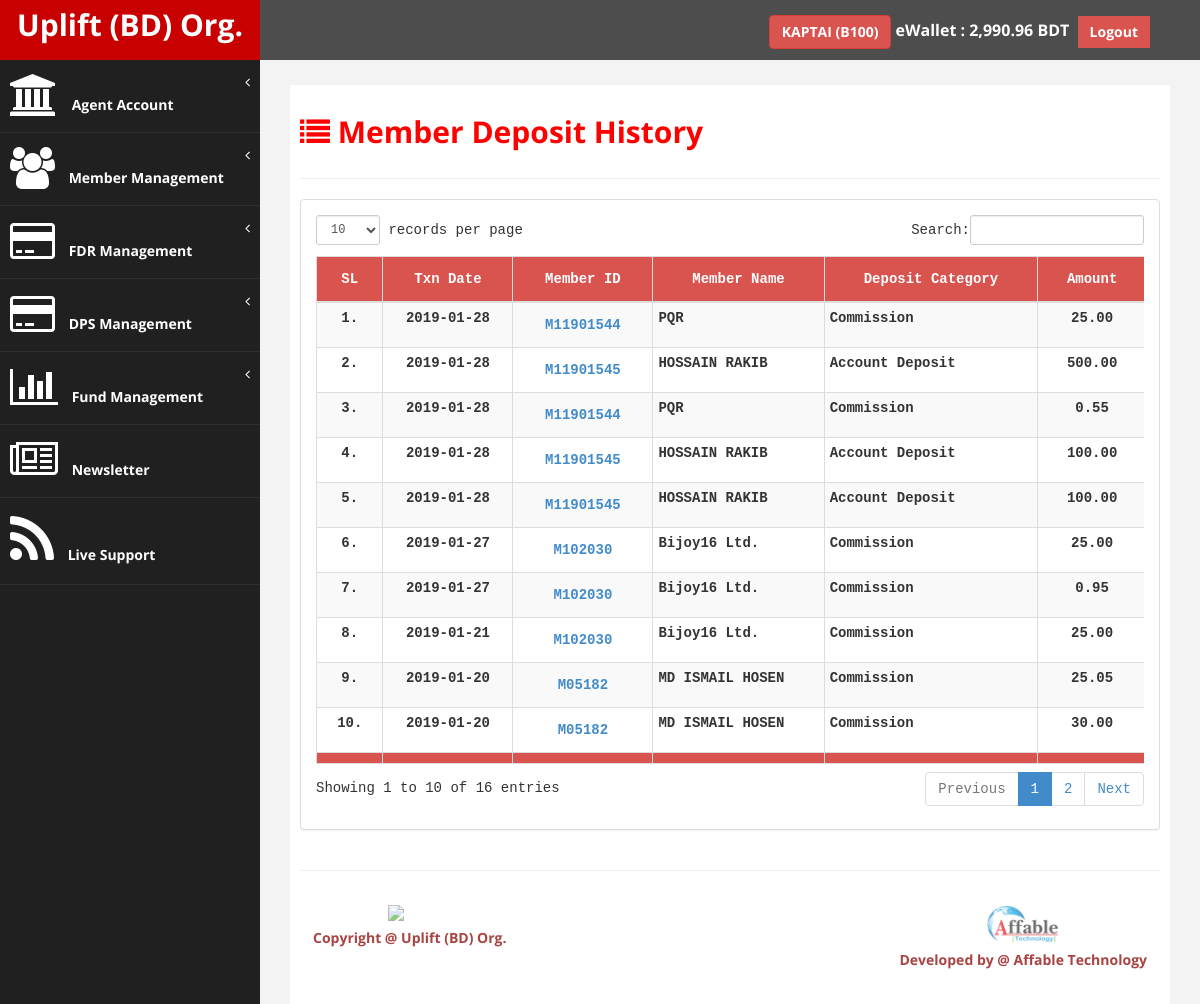
The page /up_agent/member_deposit_history.php (signed in) on the database its author committed.
### tables this page shows
CREATE TABLE `tbl_branch_info` (
  `br_id` int(11) NOT NULL,
  `br_code` varchar(100) NOT NULL,
  `br_name` varchar(100) NOT NULL,
  `br_contact` varchar(20) NOT NULL,
  `br_tpin` int(11) NOT NULL DEFAULT '4321',
  `br_password` varchar(255) NOT NULL DEFAULT '123456',
  `br_amount` decimal(13,2) NOT NULL,
  `br_ref_member` int(11) NOT NULL,
  `br_reg_date` date NOT NULL,
  `br_image` blob NOT NULL,
  `br_verify` int(11) NOT NULL,
  `br_status` int(11) NOT NULL,
  `bc_admin` int(11) NOT NULL
);

CREATE TABLE `tbl_deposit_history` (
  `dep_id` int(11) NOT NULL,
  `dep_tnxId` varchar(255) NOT NULL,
  `dep_user` int(11) NOT NULL,
  `dep_from_id` int(11) NOT NULL,
  `dep_category` int(11) NOT NULL,
  `dep_branch_id` int(11) NOT NULL,
  `dep_amount` decimal(11,2) NOT NULL,
  `dep_date` date NOT NULL,
  `dep_time` time NOT NULL,
  `dep_status` int(11) NOT NULL DEFAULT '0',
  `dep_admin` int(11) NOT NULL DEFAULT '0',
  `dep_branch` int(11) NOT NULL,
  `dep_employee` int(11) NOT NULL DEFAULT '0'
);

CREATE TABLE `tbl_users_info` (
  `u_id` int(11) NOT NULL,
  `u_userid` varchar(100) NOT NULL,
  `u_name` varchar(100) NOT NULL,
  `u_sponsor_id` int(11) NOT NULL,
  `u_placement_id` int(11) NOT NULL,
  `u_branch_id` int(11) NOT NULL,
  `u_nid` varchar(100) NOT NULL,
  `u_dob` date NOT NULL,
  `u_type` int(11) NOT NULL,
  `u_pv_value` decimal(10,2) NOT NULL,
  `u_balance` decimal(13,2) NOT NULL,
  `u_contact` varchar(20) NOT NULL,
  `u_password` varchar(255) NOT NULL,
  `u_tpin` int(11) NOT NULL,
  `u_reg_date` date NOT NULL,
  `u_reg_time` time NOT NULL,
  `u_picture` varchar(100) NOT NULL,
  `u_image` blob NOT NULL,
  `u_token` varchar(255) NOT NULL,
  `u_verify` int(11) NOT NULL,
  `u_status` int(11) NOT NULL,
  `u_agent` int(11) NOT NULL,
  `u_admin` int(11) NOT NULL,
  `u_employee` int(11) NOT NULL
);

CREATE TABLE `tbl_deposit_category` (
  `dc_id` int(11) NOT NULL,
  `dc_name` varchar(100) NOT NULL,
  `dc_status` int(11) NOT NULL
);

### up_agent/includes/common.php (called while the page is built, shortened)
<?php
$WebsiteSiteName="Uplift (BD) Org.";
?>

### up_agent/includes/fn_users.php (called while the page is built, shortened)
<?php
function get_branch_info_by_id($br_id){
    $var = array();
    global $connection;
    $results = mysqli_query($connection,"SELECT * FROM tbl_branch_info WHERE br_id ='".$br_id."'");
    if($results){
        $var = mysqli_fetch_array($results);
    }
    return $var;
}
function get_member_info_by_id($member_id){
    $var = array();
    global $connection;
    $results = mysqli_query($connection,"SELECT * FROM tbl_users_info WHERE u_id ='".$member_id."'");
    if($results){
        $var = mysqli_fetch_array($results);
    }
    return $var;
}
?>

### up_agent/includes/fn_deposit.php (called while the page is built, shortened)
<?php
function get_all_deposit_history($branch_id){
    $var = array();
    global $connection;
    $results = mysqli_query($connection,"SELECT * FROM tbl_deposit_history WHERE dep_branch_id= '".$branch_id."'  order by dep_id desc   ");
    if($results){
        while($row = mysqli_fetch_array($results)){
            $var[] = $row;
        }
    }else{
        echo mysqli_error();
    }
    return $var;
}
function get_deposit_category_info_by_id($d_category){
    $var = array();
    global $connection;
    $results = mysqli_query($connection,"SELECT * FROM tbl_deposit_category WHERE dc_id='".$d_category."'");
    if($results){
        $var = mysqli_fetch_array($results);
    }
    return $var;
}
?>

### up_agent/member_deposit_history.php (the view, shortened to what this page needs)
<?php
if(!isset($_SESSION['se_branch'])){
header("Location: login.php");
}else{
include './includes/functions.php';
$branch_id = $_SESSION['se_branch']['br_id'];
$branch_info = get_branch_info_by_id($branch_id);
?>
<!DOCTYPE html>
<html xmlns="http://www.w3.org/1999/xhtml">
<head>
    <link href="assets/css/bootstrap.css" rel="stylesheet" />
    <link href="assets/css/font-awesome.css" rel="stylesheet" />
    <link href="assets/css/custom.css" rel="stylesheet" />
    <link href="assets/js/dataTables/dataTables.bootstrap.css" rel="stylesheet" />
</head>
<body>
    <div id="wrapper">
        <?php include './navtop.php'; ?>
        <?php include './navside.php'; ?>
        <div id="page-wrapper">
            <div id="page-inner">
                <div class="row">
                    <div class="col-md-12">
                        <h2><b><i class="fa fa-list"></i> Member Deposit History</b></h2>
                    </div>
                </div>
                 <hr/>
            <div class="row">
                <div class="col-md-12">
                    <div class="panel panel-default btn-default" style="font-family: monospace;">
                        <div class="panel-body">
                            <div class="table-responsive">
                                <table class="table table-bordered table-condensed table-striped table-hover text-center" id="dataTables-example">
                                    <thead>
                                        <tr class="btn-danger text-center">
                                            <td><span class="btn"><b>SL</b></span></td>
                                            <td><span class="btn"><b>Txn Date</b></span></td>
                                            <td><span class="btn"><b>Member ID</b></span></td>
                                            <td><span class="btn"><b>Member Name</b></span></td>
                                            <td><span class="btn"><b>Deposit Category</b></span></td>
                                            <td><span class="btn"><b>Amount</b></span></td>
                                        </tr>
                                    </thead>
                                    <tbody>
                                        <?php
                                        $i=1;
                                        $deposit_history= get_all_deposit_history($branch_id);
                                        foreach ($deposit_history as $history){
                                            $member_info = get_member_info_by_id($history['dep_user']);
                                            $get_dep_cat= get_deposit_category_info_by_id($history['dep_category']);
                                        ?>
                                        <tr>
                                            <td><b><?php echo $i; ?>.</b></td>
                                            <td><b><?php echo $history['dep_date'];?></b></td>
                                            <td><a class="btn" href="member_info.php?m_id=<?php echo $member_info['u_id']; ?>" target="_blank"><b><?php echo $member_info['u_userid']; ?></b></a></td>
                                            <td class="text-left"><b><?php echo $member_info['u_name']; ?></b></td>
                                            <td class="text-left"><b><?php echo $get_dep_cat['dc_name']; ?></b></td>
                                            <td><b><?php echo $history['dep_amount']; ?></b></td>
                                            </tr>
                                        <?php $i++; } ?>
                                    </tbody>
                                    <tfoot>
                                        <tr class="btn-danger text-center">
                                            <td></td>
                                            <td></td>
                                            <td></td>
                                            <td></td>
                                            <td></td>
                                            <td></td>
                                        </tr>
                                    </tfoot>
                                </table>
                            </div>
                        </div>
                    </div>
                </div>
            </div>
                <hr />
        <?php include './footer.php'; ?>
        </div>
    </div>
            </div>
</body>
</html>
<?php } ?>

### up_agent/navtop.php (shortened to what this page needs)
<nav class="navbar navbar-default navbar-cls-top " role="navigation" style="margin-bottom: 0">
    <div class="navbar-header">
        <a class="navbar-brand" href="cpanel.php"><?php echo '<b>'.$WebsiteSiteName.'</b>'; ?></a>
    </div>
    <div style="color: white;padding: 15px 50px 5px 50px;float: right;font-size: 16px;">
        <b>
            <a href="profile.php" class="btn btn-danger"><b><?php echo $branch_info['br_name'].' ('.$branch_info['br_code'].')'; ?></b></a>
            eWallet :
            <?php
            $u_balance=$branch_info['br_amount'];
            echo number_format($u_balance,2); ?> BDT</b>&nbsp;
            <a href="logout.php" class="btn btn-danger square-btn-adjust"><b>Logout</b></a>
    </div>
</nav>

### up_agent/assets/css/custom.css (style rules this page uses)
body { font-family: 'Open Sans', sans-serif; }
#wrapper { width: 100%; background:#202020; }
#page-wrapper { padding: 15px 15px; min-height: 600px; background:#F3F3F3; }
#page-inner { width:100%; margin:10px 20px 10px 0px; background-color:#fff!important; padding:10px; min-height:1200px; }
.text-center { text-align:center; }
h2 { color: #f00; }
.square-btn-adjust { border: 0px solid transparent; -webkit-border-radius: 0px; -moz-border-radius: 0px; border-radius: 0px; }
.navbar-cls-top .navbar-brand { color: #fff; background: #C90000; width: 260px; text-align: center; height: 60px; font-size: 30px; font-weight: 700; }
.navbar-cls-top { background:#4D4D4D; border-bottom:none; }
.navbar-default { border:0px solid black; }
.navbar-header { background: #A70303; }
@media (min-width:768px) { #page-wrapper { margin: 0 0 0 260px; padding: 15px 30px; min-height: 1200px; } }
@media (min-width:768px) { .navbar { border-radius: 0px; } }

### rows shown on the page
tbl_branch_info: br_name "KAPTAI", br_code "B100", br_amount "2,990.96"
tbl_deposit_history: dep_date "2019-01-28", tbl_users_info.u_userid "M11901544", tbl_users_info.u_name "PQR", tbl_deposit_category.dc_name "Commission", dep_amount "25.00"
tbl_deposit_history: dep_date "2019-01-28", tbl_users_info.u_userid "M11901545", tbl_users_info.u_name "HOSSAIN RAKIB", tbl_deposit_category.dc_name "Account Deposit", dep_amount "500.00"
tbl_deposit_history: dep_date "2019-01-28", tbl_users_info.u_userid "M11901544", tbl_users_info.u_name "PQR", tbl_deposit_category.dc_name "Commission", dep_amount "0.55"
tbl_deposit_history: dep_date "2019-01-28", tbl_users_info.u_userid "M11901545", tbl_users_info.u_name "HOSSAIN RAKIB", tbl_deposit_category.dc_name "Account Deposit", dep_amount "100.00"
tbl_deposit_history: dep_date "2019-01-28", tbl_users_info.u_userid "M11901545", tbl_users_info.u_name "HOSSAIN RAKIB", tbl_deposit_category.dc_name "Account Deposit", dep_amount "100.00"
tbl_deposit_history: dep_date "2019-01-27", tbl_users_info.u_userid "M102030", tbl_users_info.u_name "Bijoy16 Ltd.", tbl_deposit_category.dc_name "Commission", dep_amount "25.00"
tbl_deposit_history: dep_date "2019-01-27", tbl_users_info.u_userid "M102030", tbl_users_info.u_name "Bijoy16 Ltd.", tbl_deposit_category.dc_name "Commission", dep_amount "0.95"
tbl_deposit_history: dep_date "2019-01-21", tbl_users_info.u_userid "M102030", tbl_users_info.u_name "Bijoy16 Ltd.", tbl_deposit_category.dc_name "Commission", dep_amount "25.00"
tbl_deposit_history: dep_date "2019-01-20", tbl_users_info.u_userid "M05182", tbl_users_info.u_name "MD ISMAIL HOSEN", tbl_deposit_category.dc_name "Commission", dep_amount "25.05"
tbl_deposit_history: dep_date "2019-01-20", tbl_users_info.u_userid "M05182", tbl_users_info.u_name "MD ISMAIL HOSEN", tbl_deposit_category.dc_name "Commission", dep_amount "30.00"

### other values the page prints
$WebsiteSiteName "Uplift (BD) Org."
$developer "Affable Technology"
